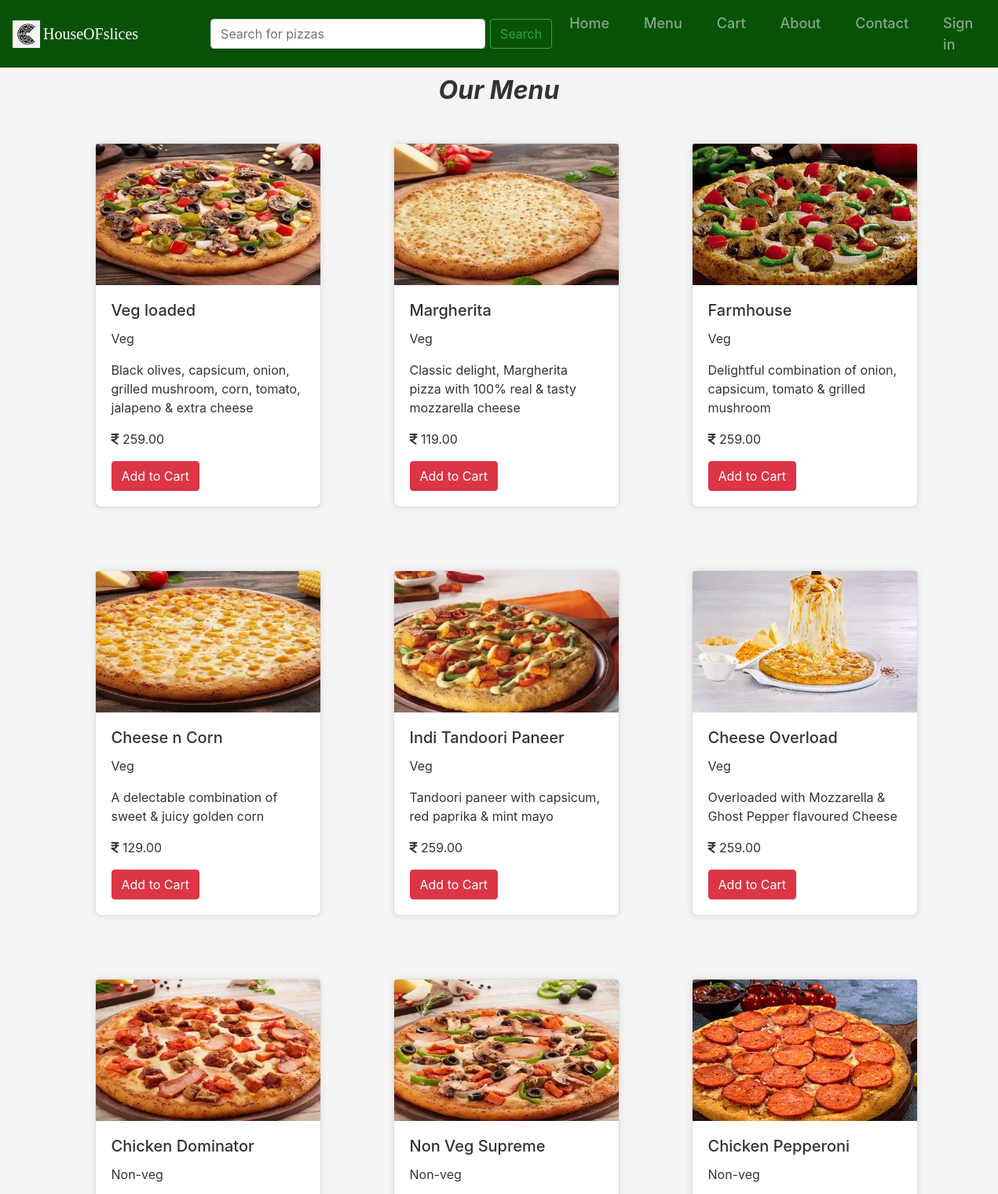
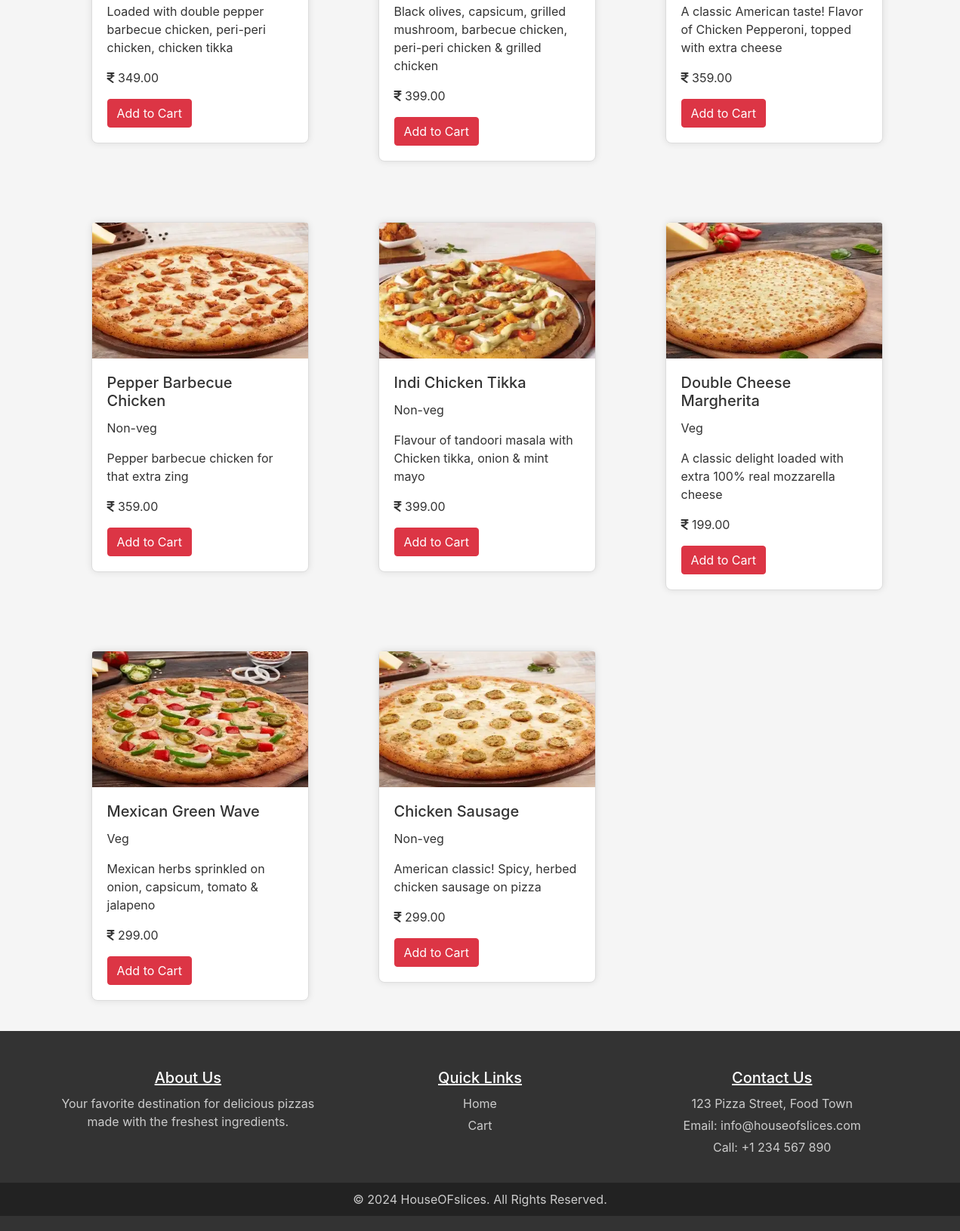
The app's page /menu/ with its own data (2 pictures, top to bottom).
### Food_ordering_app/models.py (models this page shows, shortened)
class MenuItem(models.Model):
    category = models.ForeignKey(Category, on_delete=models.CASCADE, related_name='categories')
    pizza_name = models.CharField(max_length=100)
    description = models.TextField(null=True, blank=True)
    price = models.DecimalField(max_digits=5, decimal_places=2, default=0)
    image = models.ImageField(upload_to="images/")

class Category(models.Model):
    category_name = models.CharField(max_length=100)

### Food_ordering_app/views.py (the view)
# urls.py: path('menu/', views.menu, name='menu'),
def menu(request):
    pizzas = MenuItem.objects.all()
    query = request.GET.get('q')
    if query:
        pizzas = pizzas.filter(pizza_name__icontains=query)
    else:
        print('Not Found')
    return render(request, 'menu.html', {'pizzas': pizzas})

### Food_ordering_app/templates/menu.html
{% extends "index.html" %}
{% block start %}
  <div id="home" class="container">
    <h2 class="text-center "><b>Our Menu</b></h2>
    <div id="menu-container" class="row">
    {% for pizza in pizzas %}
    <div class="col-md-4">
      <div class="card" >
        <img src="{{pizza.image.url}}"  class="card-img-top" alt="...">
        <div class="card-body">
          <h5 class="card-title">{{pizza.pizza_name}}</h5>
          <p>{{pizza.category.category_name}}</p>
          <p class="discription" >{{pizza.description}}</p>
          <p><i class="fa-solid fa-indian-rupee-sign"></i> {{pizza.price}}</p>
          <a href="{% url 'Food_ordering_app:add_item' pizza.id %}" class="btn btn-danger">Add to Cart</a>
        </div>
      </div>
      </div>
      {% endfor %}
    </div>
  </div>
  <footer>
    <div id="about" class="footer-container">
      <div class="footer-section">
        <h4>About Us</h4>
        <p>Your favorite destination for delicious pizzas made with the freshest ingredients.</p>
      </div>
      <div class="footer-section">
        <h4>Quick Links</h4>
          <ul>
            <li><a href="{% url 'Food_ordering_app:index' %}">Home</a></li>
            <li><a href="{% url 'Food_ordering_app:cart' %}">Cart</a></li>
          </ul>
      </div>
      <div class="footer-section" id="contact">
        <h4>Contact Us</h4>
        <p>123 Pizza Street, Food Town</p>
        <p>Email: <a href="mailto:info@pizzaordering.com">info@houseofslices.com</a></p>
        <p>Call: <a href="tel:+1234567890">+1 234 567 890</a></p>
      </div>
    </div>
    <div class="footer-bottom">
      <p>&copy; 2024 HouseOFslices. All Rights Reserved.</p>
    </div>
  </footer>
{% endblock %}

### Food_ordering_app/static/css/style.css (style rules this page uses)
* { margin: 0; padding: 0; box-sizing: border-box; }
body { background-color: #f5f5f5; color: #333; }
.card { border: 1px solid #ddd; border-radius: 8px; transition: transform 0.3s; }
.card-img-top { height: 180px; object-fit: cover; }
.text-center { margin-top: 10px; font-style: italic; }
.card { width: 18rem; margin:40px; box-shadow: 0 0 10px rgba(0, 0, 0, 0.1); }
footer { background-color: #333; color: #fff; padding: 20px 0; text-align: center; }
.footer-container { display: flex; flex-wrap: wrap; justify-content: space-around; max-width: 1200px; margin: 0 auto; padding: 20px; }
.footer-section { flex: 1; min-width: 200px; margin: 10px; }
.footer-section h4 { font-size: 20px; margin-bottom: 10px; text-decoration: underline; }
.footer-section p, .footer-section ul, .footer-section a { color: #ccc; margin: 5px 0; text-decoration: none; }
.footer-section ul { list-style: none; padding: 0; }
.footer-section ul li { margin: 5px 0; }
.footer-bottom { background-color: #222; padding: 10px 0; }
.footer-bottom p { margin: 0; color: #ccc; font-size: 16px; }

### records on screen
MenuItem: image (picture), pizza_name "Veg loaded", category.category_name "Veg", description "Black olives, capsicum, onion, grilled mushroom, corn, tomato, jalapeno & extra cheese", price "259.00"
MenuItem: image (picture), pizza_name "Margherita", category.category_name "Veg", description "Classic delight, Margherita pizza with 100% real & tasty mozzarella cheese", price "119.00"
MenuItem: image (picture), pizza_name "Farmhouse", category.category_name "Veg", description "Delightful combination of onion, capsicum, tomato & grilled mushroom", price "259.00"
MenuItem: image (picture), pizza_name "Cheese n Corn", category.category_name "Veg", description "A delectable combination of sweet & juicy golden corn", price "129.00"
MenuItem: image (picture), pizza_name "Indi Tandoori Paneer", category.category_name "Veg", description "Tandoori paneer with capsicum, red paprika & mint mayo", price "259.00"
MenuItem: image (picture), pizza_name "Cheese Overload", category.category_name "Veg", description "Overloaded with Mozzarella & Ghost Pepper flavoured Cheese", price "259.00"
MenuItem: image (picture), pizza_name "Chicken Dominator", category.category_name "Non-veg", description "Loaded with double pepper barbecue chicken, peri-peri chicken, chicken tikka", price "349.00"
MenuItem: image (picture), pizza_name "Non Veg Supreme", category.category_name "Non-veg", description "Black olives, capsicum, grilled mushroom, barbecue chicken, peri-peri chicken & grilled chicken", price "399.00"
MenuItem: image (picture), pizza_name "Chicken Pepperoni", category.category_name "Non-veg", description "A classic American taste! Flavor of Chicken Pepperoni, topped with extra cheese", price "359.00"
MenuItem: image (picture), pizza_name "Pepper Barbecue Chicken", category.category_name "Non-veg", description "Pepper barbecue chicken for that extra zing", price "359.00"
MenuItem: image (picture), pizza_name "Indi Chicken Tikka", category.category_name "Non-veg", description "Flavour of tandoori masala with Chicken tikka, onion & mint mayo", price "399.00"
MenuItem: image (picture), pizza_name "Double Cheese Margherita", category.category_name "Veg", description "A classic delight loaded with extra 100% real mozzarella cheese", price "199.00"
MenuItem: image (picture), pizza_name "Mexican Green Wave", category.category_name "Veg", description "Mexican herbs sprinkled on onion, capsicum, tomato & jalapeno", price "299.00"
MenuItem: image (picture), pizza_name "Chicken Sausage", category.category_name "Non-veg", description "American classic! Spicy, herbed chicken sausage on pizza", price "299.00"
